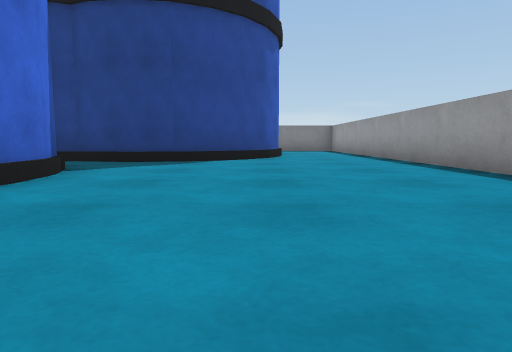
[1] (above)

16 first-person views from a walk through a world built for the Webots simulator. The camera is 0.04 m above the floor, tilts 6° down and sees 75° across. The floor is counted in squares, 0.1 m on a side. Each view is taken from the middle of a square. On the plan, view 1 faces up. The plan holds only what a view shows up to about 9 squares ahead; the rest is blank. The robots in the file are not drawn. Simple shapes and patterns stand in for the simulator's stock objects.

[2]
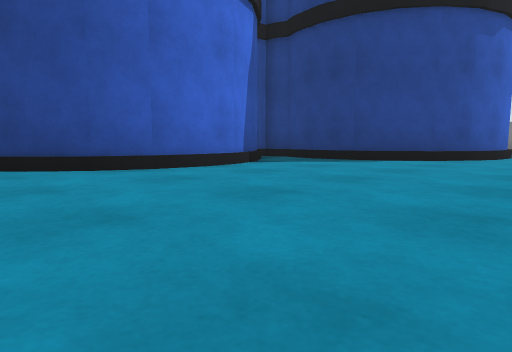

[3]
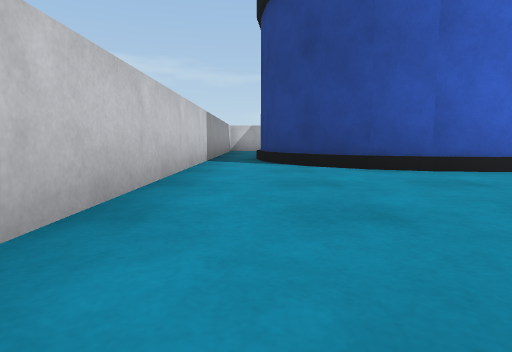

[4]
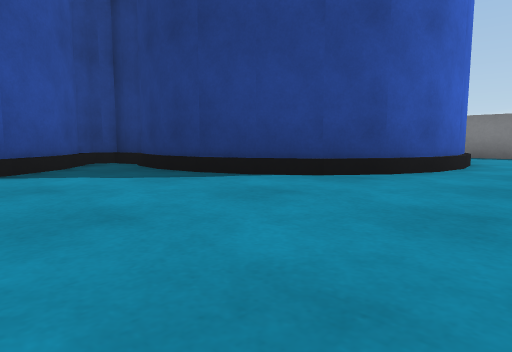

[5]
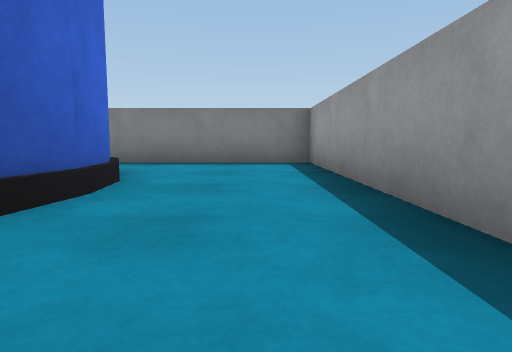

[6]
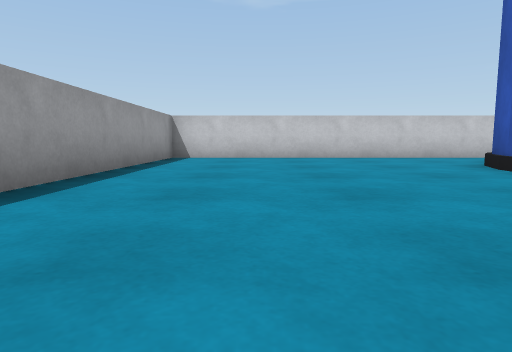

[7]
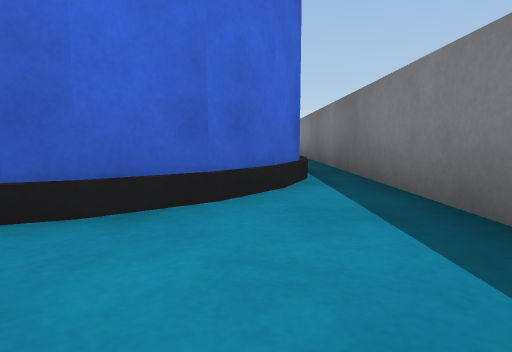

[8]
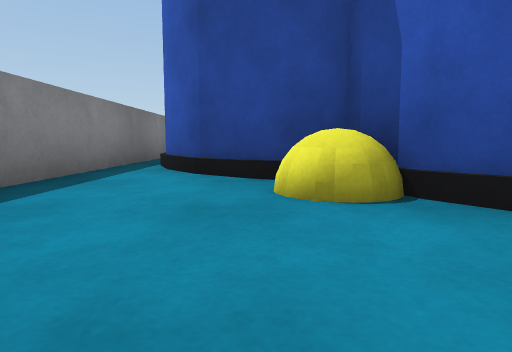

[9]
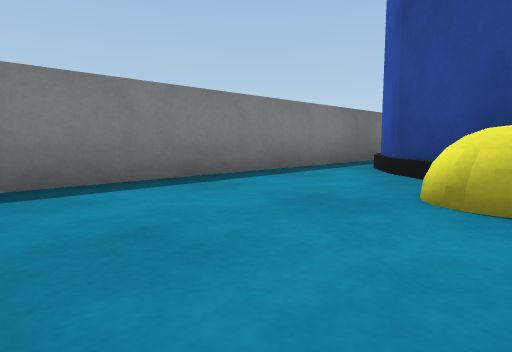

[10]
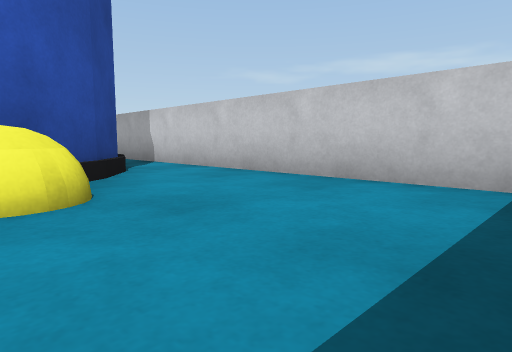

[11]
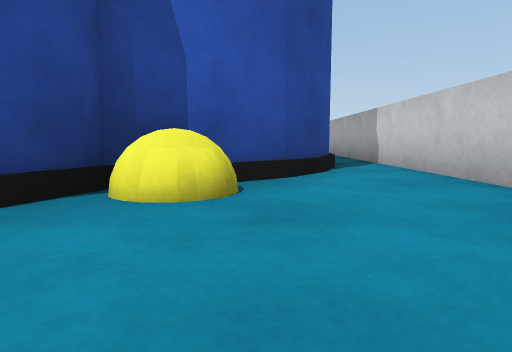

[12]
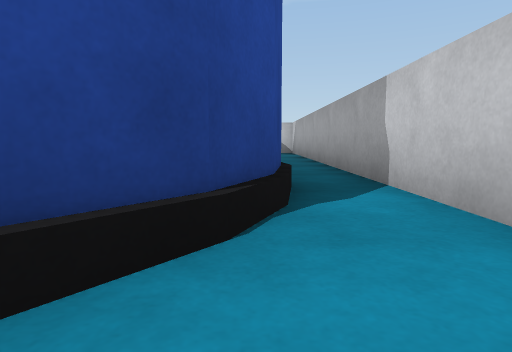

[13]
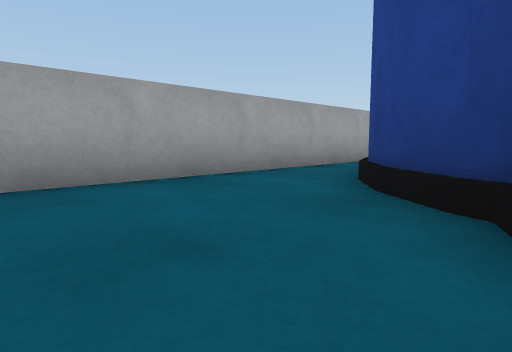

[14]
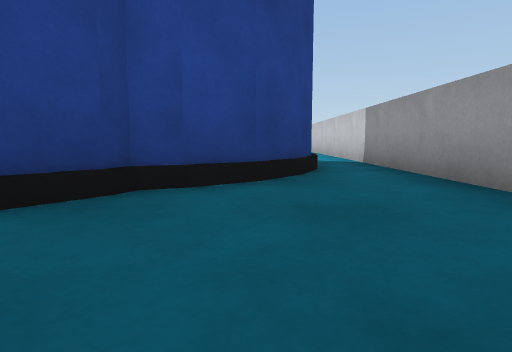

[15]
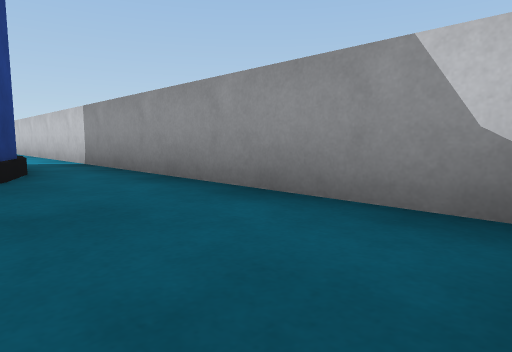

[16]
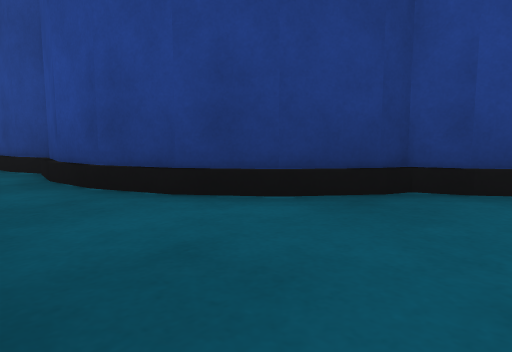

### Floor plan
Key: @ floor where view 1 was taken; # wall or solid block; . floor; = window, fence, low wall or low ledge; B barrel; Y yellow ball.
Columns run from 12 left of view 1 to 3 right of it. Each row starts with its distance up from view 1.
 14 ################
 13 #..............#
 12 #.....##  BB...#
 11 #...Y#      B..#
 10 #..YY#      B..#
  9 #..#        B..#
  8 #.#         B..#
  7 #.#     ##BB...#
  6 #.#     #......#
  5 #.=      B.....#
  4 #.=#     B.....#
  3 #..##    B.....#
  2 #...#    B.....#
  1 #....B  BB.....#
  0 #.....BB....@..#
 -1 ################

Positions as (right, up) in squares from view 1, and headings:
1: (0, 0), facing up
2: (2, 0), facing up-left
3: (2, 0), facing left
4: (2, 4), facing up-left
5: (2, 7), facing up
6: (1, 7), facing down
7: (2, 12), facing left
8: (-11, 11), facing right
9: (-11, 10), facing up-right
10: (-8, 13), facing down-left
11: (-9, 13), facing down
12: (-10, 10), facing down
13: (-8, 0), facing up-left
14: (-11, 1), facing right
15: (-11, 1), facing down-right
16: (-11, 1), facing up-right
